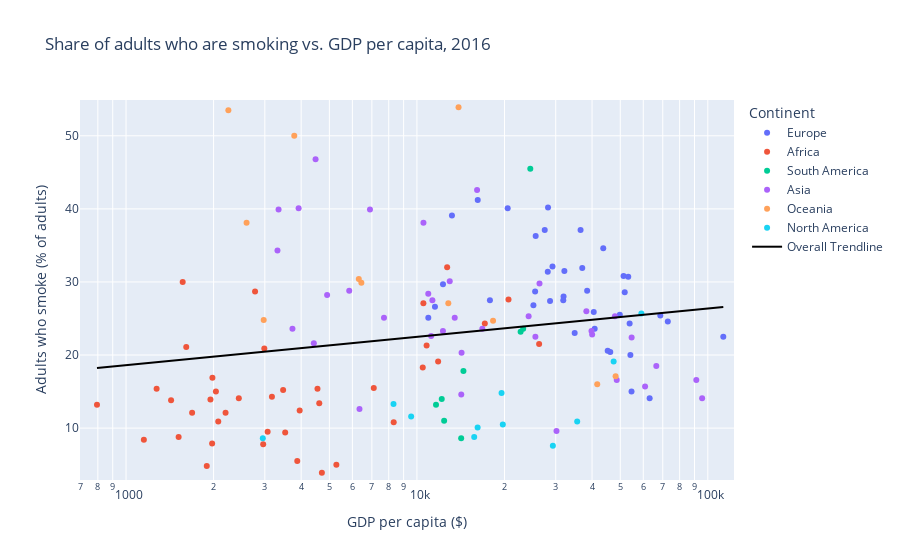

The code cell stored with this chart in its notebook:
### Markdown cell above
##### 3. Share of adults who smoke and GDP

### Code cell
plotFigure(readCSV('share-of-adults-who-are-smoking-by-level-of-prosperity.csv',
           'GDP per capita, PPP (constant 2017 international $)',
          'Prevalence of current tobacco use (% of adults)',
          'Share of adults who are smoking vs. GDP per capita'), 'GDP per capita ($)', 
           'Adults who smoke (% of adults)', 'Share of adults who are smoking vs. GDP per capita')

### Figure 1 — Plotly figure (JSON) as saved in the notebook; plotly's stock layout.template omitted (floating-point values rounded to 4 significant figures; data arrays with more than 128 entries replaced by an {"elided": "..."} marker saying what was removed)
{"data": [{"customdata": [["Albania"], ["Austria"], ["Belarus"], ["Belgium"], ["Bosnia and Herzegovina"], ["Bulgaria"], ["Croatia"], ["Cyprus"], ["Czechia"], ["Denmark"], ["Estonia"], ["Finland"], ["France"], ["Germany"], ["Greece"], ["Hungary"], ["Iceland"], ["Ireland"], ["Italy"], ["Latvia"], ["Lithuania"], ["Luxembourg"], ["Malta"], ["Moldova"], ["Netherlands"], ["Norway"], ["Poland"], ["Portugal"], ["Romania"], ["Russia"], ["Serbia"], ["Slovakia"], ["Slovenia"], ["Spain"], ["Sweden"], ["Switzerland"], ["Ukraine"], ["United Kingdom"]], "hovertemplate": "Continent=Europe<br>GDP per capita ($)=%{x}<br>Adults who smoke (% of adults)=%{y}<br>Entity=%{customdata[0]}<extra></extra>", "legendgroup": "Europe", "marker": {"color": "#636efa", "symbol": "circle"}, "mode": "markers", "name": "Europe", "orientation": "v", "showlegend": true, "type": "scatter", "x": [12290.0, 53270.0, 17820.0, 49830.0, 13190.0, 20510.0, 25600.0, 36520.0, 37010.0, 54190.0, 32130.0, 46210.0, 43710.0, 51800.0, 28230.0, 28170.0, 54670.0, 72860.0, 40840.0, 27500.0, 31930.0, 113000.0, 40540.0, 10940.0, 53850.0, 63100.0, 28680.0, 31850.0, 25150.0, 25490.0, 16180.0, 29250.0, 34860.0, 38480.0, 51330.0, 68660.0, 11530.0, 45270.0], "xaxis": "x", "y": [29.7, 30.7, 27.5, 25.5, 39.1, 40.1, 36.3, 37.1, 31.9, 20, 31.5, 20.4, 34.6, 28.6, 40.2, 31.4, 15, 24.6, 23.6, 37.1, 28, 22.5, 25.9, 25.1, 24.3, 14.1, 27.4, 27.5, 26.8, 28.7, 41.2, 32.1, 23, 28.8, 30.8, 25.4, 26.6, 20.6], "yaxis": "y"}, {"customdata": [["Algeria"], ["Benin"], ["Botswana"], ["Burkina Faso"], ["Burundi"], ["Cameroon"], ["Chad"], ["Comoros"], ["Congo"], ["Cote d'Ivoire"], ["Egypt"], ["Eswatini"], ["Ethiopia"], ["Gambia"], ["Ghana"], ["Kenya"], ["Lesotho"], ["Liberia"], ["Madagascar"], ["Malawi"], ["Mali"], ["Mauritius"], ["Morocco"], ["Mozambique"], ["Namibia"], ["Niger"], ["Nigeria"], ["Rwanda"], ["Sao Tome and Principe"], ["Senegal"], ["Seychelles"], ["Sierra Leone"], ["South Africa"], ["Tanzania"], ["Togo"], ["Tunisia"], ["Uganda"], ["Zambia"], ["Zimbabwe"]], "hovertemplate": "Continent=Africa<br>GDP per capita ($)=%{x}<br>Adults who smoke (% of adults)=%{y}<br>Entity=%{customdata[0]}<extra></extra>", "legendgroup": "Africa", "marker": {"color": "#EF553B", "symbol": "circle"}, "mode": "markers", "name": "Africa", "orientation": "v", "showlegend": true, "type": "scatter", "x": [11830.0, 2961.0, 17120.0, 1981.0, 794.6, 3524.0, 1687.0, 2988.0, 4551.0, 4616.0, 10800.0, 8321.0, 1895.0, 2037.0, 4713.0, 3953.0, 2777.0, 1516.0, 1566.0, 1428.0, 2199.0, 20650.0, 7106.0, 1274.0, 10470.0, 1152.0, 5285.0, 1951.0, 3879.0, 3068.0, 26310.0, 1611.0, 12700.0, 2442.0, 1977.0, 10520.0, 2075.0, 3468.0, 3174.0], "xaxis": "x", "y": [19.1, 7.8, 24.3, 16.9, 13.2, 9.4, 12.1, 20.9, 15.4, 13.4, 21.3, 10.8, 4.8, 15, 3.9, 12.4, 28.7, 8.8, 30, 13.8, 12.1, 27.6, 15.5, 15.4, 18.3, 8.4, 5, 13.9, 5.5, 9.5, 21.5, 21.1, 32, 14.1, 7.9, 27.1, 10.9, 15.2, 14.3], "yaxis": "y"}, {"customdata": [["Argentina"], ["Brazil"], ["Chile"], ["Colombia"], ["Guyana"], ["Paraguay"], ["Peru"], ["Uruguay"]], "hovertemplate": "Continent=South America<br>GDP per capita ($)=%{x}<br>Adults who smoke (% of adults)=%{y}<br>Entity=%{customdata[0]}<extra></extra>", "legendgroup": "South America", "marker": {"color": "#00cc96", "symbol": "circle"}, "mode": "markers", "name": "South America", "orientation": "v", "showlegend": true, "type": "scatter", "x": [23190.0, 14450.0, 24530.0, 14190.0, 11630.0, 12170.0, 12400.0, 22720.0], "xaxis": "x", "y": [23.6, 17.8, 45.5, 8.6, 13.2, 14, 11, 23.2], "yaxis": "y"}, {"customdata": [["Armenia"], ["Azerbaijan"], ["Bahrain"], ["Bangladesh"], ["Brunei"], ["Cambodia"], ["China"], ["Georgia"], ["India"], ["Indonesia"], ["Iran"], ["Iraq"], ["Israel"], ["Japan"], ["Kazakhstan"], ["Kuwait"], ["Kyrgyzstan"], ["Laos"], ["Lebanon"], ["Malaysia"], ["Mongolia"], ["Myanmar"], ["Nepal"], ["Oman"], ["Pakistan"], ["Philippines"], ["Qatar"], ["Saudi Arabia"], ["Singapore"], ["South Korea"], ["Sri Lanka"], ["Thailand"], ["Timor"], ["Turkey"], ["United Arab Emirates"], ["Uzbekistan"]], "hovertemplate": "Continent=Asia<br>GDP per capita ($)=%{x}<br>Adults who smoke (% of adults)=%{y}<br>Entity=%{customdata[0]}<extra></extra>", "legendgroup": "Asia", "marker": {"color": "#ab63fa", "symbol": "circle"}, "mode": "markers", "name": "Asia", "orientation": "v", "showlegend": true, "type": "scatter", "x": [11300.0, 14240.0, 47940.0, 3920.0, 60870.0, 3734.0, 13490.0, 12960.0, 5851.0, 10530.0, 14210.0, 11190.0, 38230.0, 40030.0, 24210.0, 54710.0, 4912.0, 6896.0, 16100.0, 25540.0, 10940.0, 4483.0, 3316.0, 30180.0, 4422.0, 7705.0, 95600.0, 48630.0, 91310.0, 39810.0, 12290.0, 16780.0, 3345.0, 26390.0, 66510.0, 6346.0], "xaxis": "x", "y": [27.5, 20.3, 25.3, 40.1, 15.7, 23.6, 25.1, 30.1, 28.8, 38.1, 14.6, 22.6, 26, 22.8, 25.3, 22.4, 28.2, 39.9, 42.6, 22.5, 28.4, 46.8, 34.3, 9.6, 21.6, 25.1, 14.1, 16.6, 16.6, 23.3, 23.3, 23.6, 39.9, 29.8, 18.5, 12.6], "yaxis": "y"}, {"customdata": [["Australia"], ["Fiji"], ["Kiribati"], ["Nauru"], ["New Zealand"], ["Palau"], ["Samoa"], ["Solomon Islands"], ["Tonga"], ["Tuvalu"], ["Vanuatu"]], "hovertemplate": "Continent=Oceania<br>GDP per capita ($)=%{x}<br>Adults who smoke (% of adults)=%{y}<br>Entity=%{customdata[0]}<extra></extra>", "legendgroup": "Oceania", "marker": {"color": "#FFA15A", "symbol": "circle"}, "mode": "markers", "name": "Oceania", "orientation": "v", "showlegend": true, "type": "scatter", "x": [48200.0, 12820.0, 2248.0, 13900.0, 41670.0, 18270.0, 6441.0, 2597.0, 6312.0, 3788.0, 2973.0], "xaxis": "x", "y": [17.1, 27.1, 53.5, 53.9, 16, 24.7, 29.9, 38.1, 30.4, 50, 24.8], "yaxis": "y"}, {"customdata": [["Bahamas"], ["Barbados"], ["Canada"], ["Costa Rica"], ["Dominican Republic"], ["El Salvador"], ["Haiti"], ["Jamaica"], ["Mexico"], ["Panama"], ["United States"]], "hovertemplate": "Continent=North America<br>GDP per capita ($)=%{x}<br>Adults who smoke (% of adults)=%{y}<br>Entity=%{customdata[0]}<extra></extra>", "legendgroup": "North America", "marker": {"color": "#19d3f3", "symbol": "circle"}, "mode": "markers", "name": "North America", "orientation": "v", "showlegend": true, "type": "scatter", "x": [35560.0, 15740.0, 47460.0, 19740.0, 16170.0, 8309.0, 2953.0, 9553.0, 19540.0, 29330.0, 59110.0], "xaxis": "x", "y": [10.9, 8.8, 19.1, 10.5, 10.1, 13.3, 8.6, 11.6, 14.8, 7.6, 25.7], "yaxis": "y"}, {"hovertemplate": "<b>OLS trendline</b><br>Prevalence of current tobacco use (% of adults) = 3.88042 * log10(GDP per capita, PPP (constant 2017 international $)) + 6.97571<br>R<sup>2</sup>=0.035607<br><br>GDP per capita ($)=%{x}<br>Adults who smoke (% of adults)=%{y} <b>(trend)</b><extra></extra>", "legendgroup": "Overall Trendline", "line": {"color": "black"}, "mode": "lines", "name": "Overall Trendline", "showlegend": true, "type": "scatter", "x": {"elided": "143 float values"}, "xaxis": "x", "y": {"elided": "143 float values"}, "yaxis": "y"}], "layout": {"legend": {"title": {"text": "Continent"}, "tracegroupgap": 0}, "title": {"text": "Share of adults who are smoking vs. GDP per capita, 2016"}, "xaxis": {"anchor": "y", "domain": [0, 1], "range": [2.842, 5.09], "title": {"text": "GDP per capita ($)"}, "type": "log"}, "yaxis": {"anchor": "x", "domain": [0, 1], "range": [2.9, 54.9], "title": {"text": "Adults who smoke (% of adults)"}}}}
